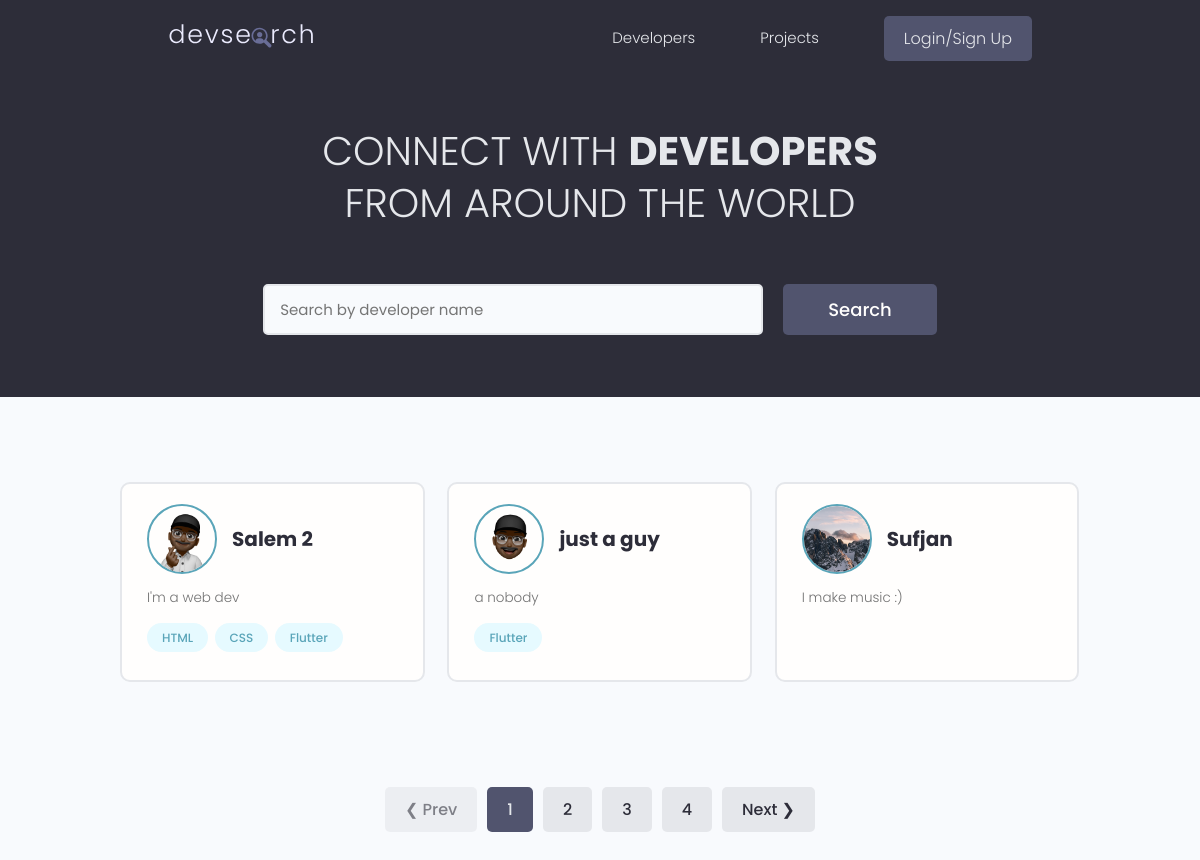
The page / on the database its author committed.
### users/models.py (models this page shows, shortened)
class Profile(models.Model):
    user = models.OneToOneField(User, on_delete=models.CASCADE)
    id = models.UUIDField(primary_key=True, editable=False, unique=True, default=uuid.uuid4)
    created_at = models.DateTimeField(auto_now_add=True)
    name = models.CharField(max_length=200, blank=True, null=True)
    username = models.CharField(max_length=200, blank=True, null=True)
    email = models.EmailField(max_length=200, blank=True, null=True)
    bio = models.TextField(blank=True, null=True)
    intro = models.CharField(max_length=200, blank=True, null=True)
    github_link = models.CharField(max_length=500, blank=True, null=True)
    website_link = models.CharField(max_length=500, blank=True, null=True)
    twitter_link = models.CharField(max_length=500, blank=True,null= True)
    image = models.ImageField(upload_to='profiles/', default='profiles/user-default.png')
    class Meta:
        ordering = ['created_at']

class Skill(models.Model) :
    owner = models.ForeignKey(Profile, blank=True, null=True, on_delete=models.CASCADE)
    name = models.CharField(max_length=200, blank=True, null=True)
    description = models.TextField(blank=True, null=True)
    id = models.UUIDField(primary_key=True, editable=False, unique=True, default=uuid.uuid4)
    created_at = models.DateTimeField(auto_now_add=True)
    def __str__(self):
        return self.name

### users/views.py (the view)
# urls.py: path('', views.profiles, name='profiles'),
def profiles(request):
    profiles, search_query = searchProfiles(request)
    custom_range, profiles =paginateProfiles(request, profiles, 3)
    context = {'profiles': profiles, 'search_query': search_query, "custom_range":custom_range}
    return render(request,'users/profiles.html', context)

### users/utils.py (called while the page is built)
def searchProfiles(request):
    search_query = ''
    get_query =request.GET.get('search_query')
    if get_query:
        search_query = get_query
    skills = Skill.objects.filter(name__icontains=search_query)
    profiles = Profile.objects.distinct().filter(
        Q(name__icontains=search_query) |
        Q(intro__icontains=search_query) |
        Q(skill__in=skills)
        )
    return profiles, search_query

def paginateProfiles(request, profiles, count):
    page = request.GET.get('page')
    paginator =Paginator(profiles,count)
    try:
        profiles = paginator.page(page)
    except EmptyPage:
        page = paginator.num_pages
        profiles = paginator.page(page)
    except PageNotAnInteger:
        profiles = paginator.page(1)
    if page == None:
        page = 1
    leftIndex = int(page) -4
    if leftIndex < 1:
        leftIndex = 1
    rightIndex = int(page)+5
    if rightIndex > paginator.num_pages:
        rightIndex = paginator.num_pages +1
    custom_range = range(leftIndex, rightIndex,)
    return custom_range, profiles

### users/templates/users/profiles.html (shortened to what this page needs)
{% extends 'main.html' %}
{% block content%}
  <main class="home">
    <section class="hero-section text-center">
      <div class="container container--narrow">
        <div class="hero-section__box">
          <h2>CONNECT WITH <span>DEVELOPERS</span></h2>
          <h2>FROM AROUND THE WORLD</h2>
        </div>
        <div class="hero-section__search">
          <form id="searchForm" class="form" action="#" method="get">
            <div class="form__field">
              <input class="input input--text" id="formInput#search" type="text" name="search_query"
              value="{{search_query}}"  placeholder="Search by developer name" />
            </div>
            <input class="btn btn--sub btn--lg" type="submit" value="Search" />
          </form>
        </div>
      </div>
    </section>
    <section class="devlist">
      <div class="container">
        <div class="grid grid--three">
          {% for profile in profiles%}
          <div class="column card">
            <div class="dev">
              <a href="{% url 'user-profile' profile.id %}" class="card__body">
                <div class="dev__profile">
                  <img class="avatar avatar--md" src="{{profile.image.url}}" alt="image" />
                  <div class="dev__meta">
                    <h3>{{profile.name}}</h3>
                  </div>
                </div>
                <p class="dev__info">{{profile.bio|slice:'150'}}</p>
                <div class="dev__skills">
                  {% for skill in profile.skill_set.all %}
                  <span class="tag tag--pill tag--main">
                    <small>{{skill}}</small>
                  </span>
                  {% endfor %}
                </div>
              </a>
            </div>
          </div>
          {% endfor %}
        </div>
      </div>
    </section>
   {% include 'pagination.html' with queryset=profiles custom_range=custom_range %}
  </main>
{% endblock content%}

### templates/main.html (shortened to what this page needs)
<!DOCTYPE html>
{% load static %}
<html lang="en">
    <head>
        <link rel="stylesheet" href="https://cdn.iconmonstr.com/1.3.0/css/iconmonstr-iconic-font.min.css" />
        <link rel="stylesheet" href="{% static 'uikit/styles/uikit.css'%}" />
        <link rel="stylesheet" href="{% static 'styles/app.css' %}" />
      </head>
<body>
    {% include 'navbar.html' %}
    {% block content %}
    {% endblock content%}
</body>
</html>

### templates/navbar.html (shortened to what this page needs)
{% load static %}
<header class="header">
    <div class="container container--narrow">
      <a href="{% url 'projects' %}" class="header__logo">
        <img src="{% static 'images/logo.svg' %}" alt="DevSearch Logo" />
      </a>
      <nav class="header__nav">
        <ul class="header__menu">
          <li class="header__menuItem"><a href="{% url 'profiles' %}">Developers</a></li>
          <li class="header__menuItem"><a href="{% url 'projects' %}">Projects</a></li>
          {% if request.user.is_authenticated %}
          <li class="header__menuItem"><a href="{% url 'inbox' %}">Inbox</a></li>
          <li class="header__menuItem"><a href="{% url 'account' %}">Account</a></li>
            <li class="header__menuItem"><a href="{% url 'logout' %}" class="btn btn--sub">Logout</a></li>
          {% else %}
            <li class="header__menuItem"><a href="{% url 'login' %}" class="btn btn--sub">Login/Sign Up</a></li>
          {% endif %}
        </ul>
      </nav>
    </div>
  </header>

### templates/pagination.html
<div class="pagination">
    <ul class="container">
      {% if queryset.has_previous %}
        <li><a href="?page={{queryset.previous_page_number}}" class="btn btn" data-page="{{queryset.previous_page_number}}">&#10094; Prev</a></li>
      {% else %}
        <li><a href="#" class="btn btn--disabled">&#10094; Prev</a></li>
      {% endif %}
      {% for page in custom_range %}
        {% if page == queryset.number %}
          <li><a href="?page={{page}}" class="btn btn--sub" data-page="{{page}}">{{page}}</a></li>
        {% else%}
          <li><a href="?page={{page}}" class="btn" data-page="{{page}}">{{page}}</a></li>
        {% endif%}
      {% endfor %}
      {% if queryset.has_next %}
      <li><a href="?page={{queryset.next_page_number}}" class="btn" data-page="{{queryset.next_page_number}}">Next &#10095;</a></li>
    {% else %}
    <li><a href="" class="btn btn--disabled">Next &#10095;</a></li>
    {% endif %}
    </ul>
  </div>

### static/styles/app.css (style rules this page uses)
:root { --color-sub: #2d2d39; }
.btn--sub { background-color: var(--color-sub-light); }
.card { border: 2px solid var(--color-light); }
img { width: 100%; }
.header { position: sticky; z-index: 111; background-color: var(--color-sub); padding: 1.5rem 0; }
.header > .container { display: flex; justify-content: space-between; align-items: center; }
.header__logo > img { height: 3.8rem; }
.header__nav > ul { display: inline-flex; align-items: center; list-style: none; gap: 6.5rem; }
.header__menuItem > a { color: var(--color-light); font-weight: 300; }
.hero-section { height: 40vh; display: flex; align-items: center; background-color: var(--color-sub); }
.hero-section__box { margin-bottom: 4rem; }
.hero-section__box > h2, .hero-section__box > h2 > span { font-size: 4rem; color: var(--color-light); line-height: 1.3; text-transform: uppercase; }
.hero-section__box > h2 { font-weight: 300; }
.hero-section__box > h2 > span { font-weight: 700; }
.hero-section__search > .form { display: flex; align-items: center; justify-content: center; gap: 2rem; }
.hero-section__search > .form input.input--text { width: 50rem; }
.devlist { margin-top: 8rem; }
.devlist .grid { align-items: stretch; }
.devlist .dev .dev__profile { display: flex; align-items: center; gap: 1.5rem; }
.devlist .dev .dev__meta h3 { color: var(--color-sub); font-size: 2rem; font-weight: 700; }
.devlist .dev .dev__info { margin: 1.5rem 0; font-size: 1.35rem; line-height: 1.4; text-align: justify; }
.pagination { margin-top: 8rem; margin-bottom: 10rem; }
.pagination > ul { flex-wrap: wrap; list-style: none; display: flex; align-items: center; justify-content: center; gap: 1rem; }
.pagination .btn { color: var(--color-sub); }
.pagination .btn.btn--sub { color: var(--color-light); }

### static/uikit/styles/modules/_variables.css (style rules this page uses)
:root { --color-main: #5aa5b9; --color-main-light: #e6faff; --color-sub: #3f4156; --color-sub-light: #51546e; --color-sub-lighter: #ededfd; --color-text: #737373; --color-gray: #8b8b8b; --color-light: #e5e7eb; --color-light-gray: #767676; --color-bg: #f8fafd; --color-white: #fffefd; --color-white-light: #f3f3f3; --color-success: #359e64; --color-success-bg: #def8e8; --color-error: #fc4b0b; --color-error-bg: #fff2ee; --font-base: 'Poppins', arial, helvetica, 'Segoe UI', roboto, ubuntu, sans-serif; --font-monospace: 'Fira Code', 'Courier New', courier, monospace; --font-regular: 300; --font-medium: 500; --font-bold: 700; --generic-shadow: 1px 1px 5px #00000010; --generic-transition: all 0.3s ease-in-out; }

### static/uikit/styles/modules/_base.css (style rules this page uses)
* { margin: 0; padding: 0; box-sizing: border-box; text-rendering: optimizeLegibility; color: inherit; font-size: inherit; }
html { font-size: 50%; }
@media only screen and (min-width: 480px) { html { font-size: 56.25%; } }
@media only screen and (min-width: 1200px) { html { font-size: 62.5%; } }
body { line-height: 1.6; font-weight: 400; font-size: 1.5rem; color: var(--color-text); background-color: var(--color-bg); min-height: 100vh; }

### static/uikit/styles/modules/_typography.css (style rules this page uses)
* { font-family: var(--font-base); }
h2 { font-size: 3.6rem; font-weight: var(--font-bold); }
h3 { font-size: 3.2rem; font-weight: var(--font-medium); }
p, span, strong { font-size: 1.6rem; color: var(--color-text); font-weight: var(--font-regular); }
a { padding-bottom: 2px; text-decoration: none; display: inline-block; color: var(--color-main); font-weight: var(--font-medium); }

### static/uikit/styles/modules/_utilities.css (style rules this page uses)
.container { width: 92%; max-width: 165rem; margin: 0 auto; box-sizing: border-box; }
.container--narrow { width: 92%; max-width: 120rem; }
@media screen and (min-width: 1000px) { .container { width: 90%; } }
@media screen and (min-width: 1000px) { .container--narrow { width: 85%; } }
@media screen and (min-width: 1200px) { .container { width: 80%; } }
@media screen and (min-width: 1200px) { .container--narrow { width: 72%; } }
.text-center { text-align: center; }

### static/uikit/styles/modules/_avatar.css (style rules this page uses)
.avatar { border-radius: 50%; border: 2px solid var(--color-main); object-fit: cover; }
.avatar--md { height: 7rem; width: 7rem; }

### static/uikit/styles/modules/_card.css (style rules this page uses)
.card { border-radius: 1rem; background-color: var(--color-white); border: 1.5px solid var(--color-light); width: auto; height: auto; margin-top: 0.5rem; margin-bottom: 0.5rem; overflow: hidden; }
.card__body, .card__header { padding: 2rem 2.5rem; }

### rows shown on the page
Profile: image (picture), name "Salem 2", bio "I'm a web dev"
Skill: name "HTML"
Skill: name "CSS"
Skill: name "Flutter"
Profile: image (picture), name "just a guy", bio "a nobody"
Skill: name "Flutter"
Profile: image (picture), name "Sufjan", bio "I make music :)"

### other values the page prints
{{ page }} "1"
{{ page }} "2" "3" "4"
